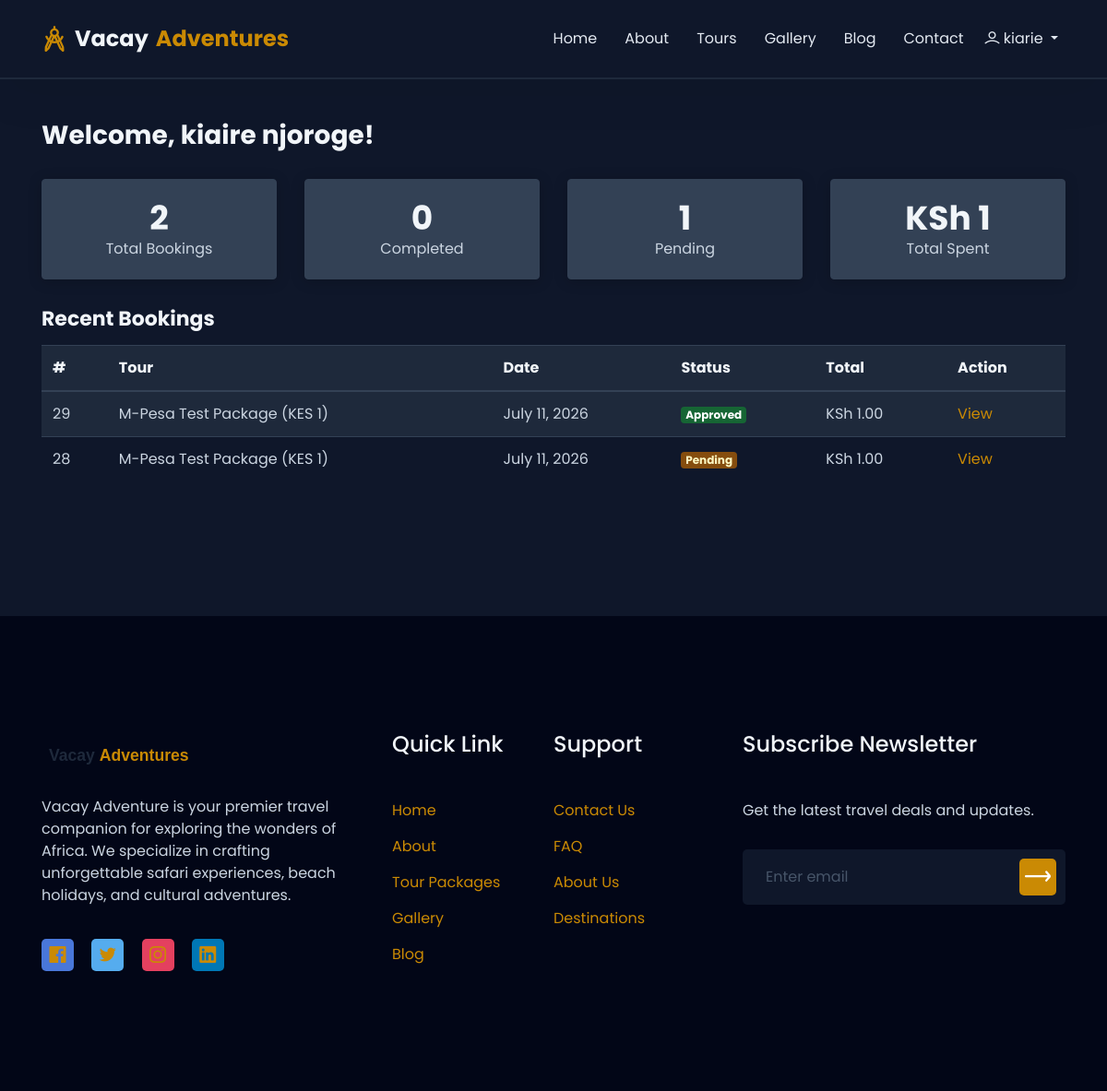
Before: /dashboard/ (signed in) with the older database file.
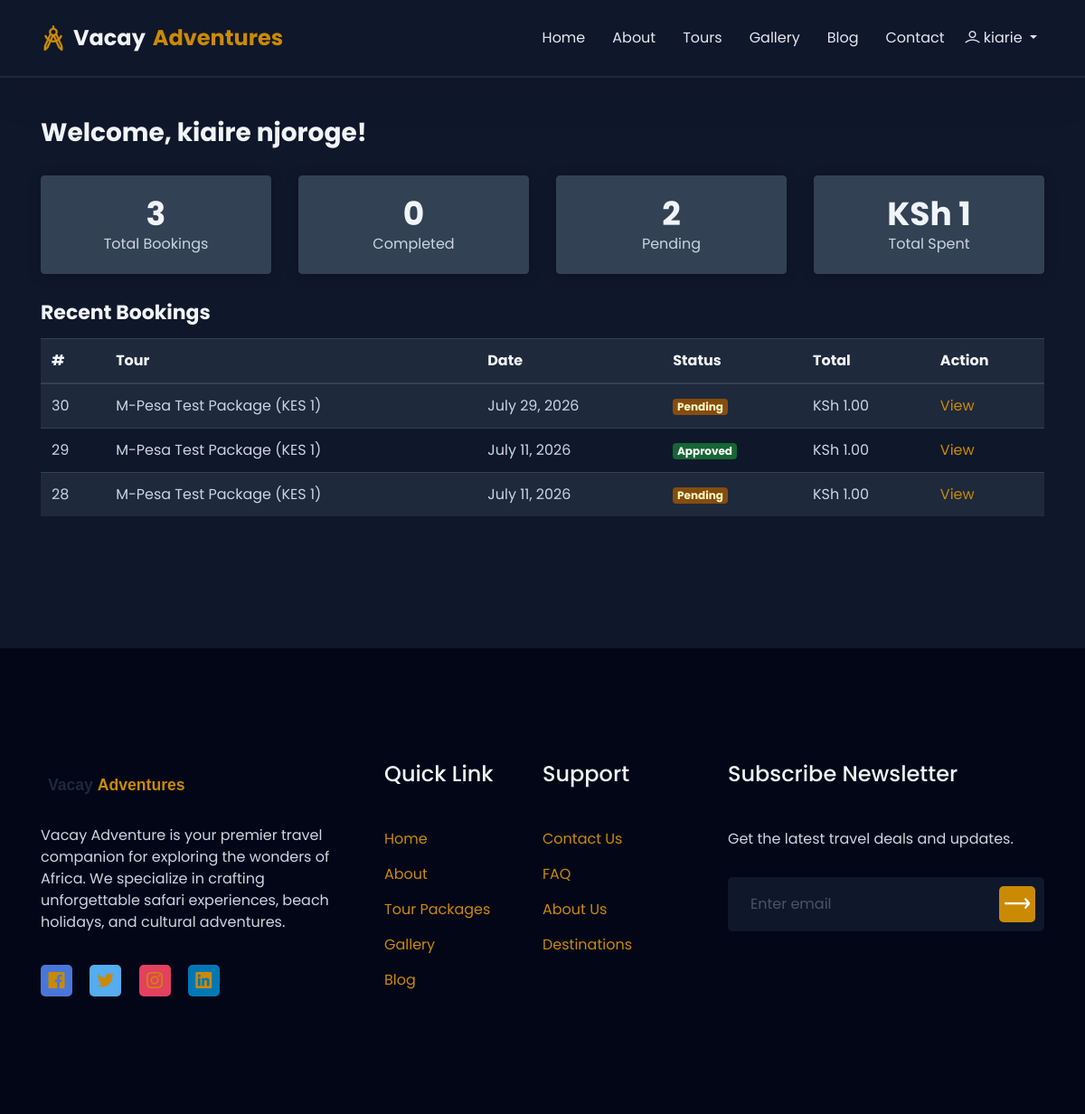
After: the same page with the newer database file.
### bookings/models.py (models this page shows, shortened)
class Booking(models.Model):
    STATUS_CHOICES = [
        ('pending', 'Pending'),
        ('approved', 'Approved'),
        ('cancelled', 'Cancelled'),
        ('completed', 'Completed'),
    ]
    user = models.ForeignKey(User, on_delete=models.CASCADE, related_name='bookings')
    tour = models.ForeignKey(TourPackage, on_delete=models.CASCADE, related_name='bookings')
    tour_date = models.ForeignKey(TourDate, on_delete=models.SET_NULL, null=True, blank=True, related_name='bookings')
    travel_date = models.DateField(blank=True, null=True)
    adults = models.IntegerField(default=1)
    children = models.IntegerField(default=0)
    special_requests = models.TextField(blank=True)
    total_price = models.DecimalField(max_digits=12, decimal_places=2)
    status = models.CharField(max_length=20, choices=STATUS_CHOICES, default='pending')
    booking_date = models.DateTimeField(auto_now_add=True)
    updated_at = models.DateTimeField(auto_now=True)
    class Meta:
        ordering = ['-booking_date']

### tours/models.py (models this page shows, shortened)
class TourPackage(models.Model):
    DIFFICULTY_CHOICES = [('easy', 'Easy'), ('moderate', 'Moderate'), ('challenging', 'Challenging')]
    CATEGORY_CHOICES = [
        ('safari', 'Safari'), ('beach', 'Beach'), ('cultural', 'Cultural'),
        ('adventure', 'Adventure'), ('wildlife', 'Wildlife'), ('luxury', 'Luxury'),
    ]
    STATUS_CHOICES = [('draft', 'Draft'), ('published', 'Published')]
    destination = models.ForeignKey(Destination, on_delete=models.SET_NULL, null=True, related_name='tours')
    title = models.CharField(max_length=300)
    slug = models.SlugField(unique=True, blank=True)
    description = models.TextField()
    duration_days = models.IntegerField()
    duration_nights = models.IntegerField(default=0)
    price = models.DecimalField(max_digits=12, decimal_places=2)
    discount_price = models.DecimalField(max_digits=12, decimal_places=2, blank=True, null=True)
    max_guests = models.IntegerField(default=20)
    available_seats = models.IntegerField(default=20)
    difficulty = models.CharField(max_length=20, choices=DIFFICULTY_CHOICES, default='moderate')
    category = models.CharField(max_length=50, choices=CATEGORY_CHOICES, default='safari')
    hotel = models.ForeignKey(Hotel, on_delete=models.SET_NULL, null=True, blank=True, related_name='tours')
    vehicle = models.ForeignKey(Vehicle, on_delete=models.SET_NULL, null=True, blank=True, related_name='tours')
    guide = models.ForeignKey(TourGuide, on_delete=models.SET_NULL, null=True, blank=True, related_name='tours')
    included_services = models.TextField(blank=True, help_text='List items separated by newline')
    excluded_services = models.TextField(blank=True, help_text='List items separated by newline')
    image = models.ImageField(upload_to='tours/', blank=True, null=True, help_text='Main tour image (shown in listings). Individual gallery images below.')
    meeting_point = models.CharField(max_length=500, blank=True)
    start_date = models.DateField(blank=True, null=True)
    end_date = models.DateField(blank=True, null=True)
    itinerary = models.TextField(blank=True, help_text='Day-by-day itinerary')
    status = models.CharField(max_length=20, choices=STATUS_CHOICES, default='published')
    is_featured = models.BooleanField(default=False)
    created_at = models.DateTimeField(auto_now_add=True)
    updated_at = models.DateTimeField(auto_now=True)
    class Meta:
        ordering = ['-created_at']

### core/models.py (models this page shows, shortened)
class SiteSetting(models.Model):
    site_name = models.CharField(max_length=200, default='Vacay Adventure')
    tagline = models.CharField(max_length=500, blank=True)
    logo = models.ImageField(upload_to='settings/', blank=True, null=True)
    favicon = models.ImageField(upload_to='settings/', blank=True, null=True)
    email = models.EmailField(blank=True)
    phone = models.CharField(max_length=20, blank=True)
    address = models.CharField(max_length=500, blank=True)
    facebook = models.URLField(blank=True)
    twitter = models.URLField(blank=True)
    instagram = models.URLField(blank=True)
    linkedin = models.URLField(blank=True)
    youtube = models.URLField(blank=True)
    about_short = models.TextField(blank=True)
    about_image = models.ImageField(upload_to='settings/', blank=True, null=True)
    trips_done = models.IntegerField(default=0)
    corporate_clients = models.IntegerField(default=0)
    visited_countries = models.IntegerField(default=0)
    team_members = models.IntegerField(default=0)
    hero_video_url = models.URLField(blank=True, help_text='Direct MP4 URL for the hero background video. Leave blank for default safari video.')
    created_at = models.DateTimeField(auto_now_add=True)
    updated_at = models.DateTimeField(auto_now=True)
    class Meta:
        verbose_name = 'Site Setting'
        verbose_name_plural = 'Site Settings'

### dashboard/views.py (the view)
# urls.py: path('', views.customer_dashboard, name='customer_dashboard'),
@login_required
def customer_dashboard(request):
    user = request.user
    bookings = Booking.objects.filter(user=user).order_by('-booking_date')[:10]
    booking_count = Booking.objects.filter(user=user).count()
    completed_bookings = Booking.objects.filter(user=user, status='completed').count()
    pending_bookings = Booking.objects.filter(user=user, status='pending').count()
    total_spent = Payment.objects.filter(booking__user=user, status='completed').aggregate(total=Sum('amount'))['total'] or 0
    context = {
        'bookings': bookings, 'booking_count': booking_count,
        'completed_bookings': completed_bookings, 'pending_bookings': pending_bookings,
        'total_spent': total_spent,
    }
    return render(request, 'dashboard/customer_dashboard.html', context)

### templates/dashboard/customer_dashboard.html (shortened to what this page needs)
{% extends 'base.html' %}
{% load static %}
{% block content %}
<section class="pt-130 pb-130">
    <div class="container">
        <h3 class="mb-30">Welcome, {{ user.get_full_name|default:user.username }}!</h3>
        <div class="row">
            <div class="col-lg-3 col-md-6">
                <div class="card text-center mb-30">
                    <div class="card-body">
                        <h2>{{ booking_count }}</h2>
                        <p>Total Bookings</p>
                    </div>
                </div>
            </div>
            <div class="col-lg-3 col-md-6">
                <div class="card text-center mb-30">
                    <div class="card-body">
                        <h2>{{ completed_bookings }}</h2>
                        <p>Completed</p>
                    </div>
                </div>
            </div>
            <div class="col-lg-3 col-md-6">
                <div class="card text-center mb-30">
                    <div class="card-body">
                        <h2>{{ pending_bookings }}</h2>
                        <p>Pending</p>
                    </div>
                </div>
            </div>
            <div class="col-lg-3 col-md-6">
                <div class="card text-center mb-30">
                    <div class="card-body">
                        <h2>KSh {{ total_spent }}</h2>
                        <p>Total Spent</p>
                    </div>
                </div>
            </div>
        </div>
        <div class="row">
            <div class="col-12">
                <h4>Recent Bookings</h4>
                {% if bookings %}
                <div class="table-responsive mt-15">
                    <table class="table table-striped">
                        <thead>
                            <tr>
                                <th>#</th>
                                <th>Tour</th>
                                <th>Date</th>
                                <th>Status</th>
                                <th>Total</th>
                                <th>Action</th>
                            </tr>
                        </thead>
                        <tbody>
                            {% for booking in bookings %}
                            <tr>
                                <td>{{ booking.id }}</td>
                                <td>{{ booking.tour.title }}</td>
                                <td>{{ booking.travel_date }}</td>
                                <td><span class="badge badge-{% if booking.status == 'approved' %}success{% elif booking.status == 'pending' %}warning{% else %}danger{% endif %}">{{ booking.get_status_display }}</span></td>
                                <td>KSh {{ booking.total_price }}</td>
                                <td><a href="{% url 'bookings:booking_detail' booking.id %}">View</a></td>
                            </tr>
                            {% empty %}
                            <tr><td colspan="6">No bookings yet.</td></tr>
                            {% endfor %}
                        </tbody>
                    </table>
                </div>
                {% else %}
                <p>No bookings yet. <a href="{% url 'tour_list' %}">Book a tour now!</a></p>
                {% endif %}
            </div>
        </div>
    </div>
</section>
{% endblock %}

### templates/includes/navbar.html (shortened to what this page needs)
{% load static %}
<section class="header_area">
    <div class="header_navbar">
        <div class="container">
            <div class="row">
                <div class="col-lg-12">
                    <nav class="navbar navbar-expand-lg">
                        <a class="navbar-brand" href="/" style="font-size:24px;font-weight:700;color:#1e293b;display:flex;align-items:center;gap:8px">
                            <i class="lni lni-compass" style="color:#ca8a04;font-size:28px"></i>
                            Vacay <span style="color:#ca8a04">Adventures</span>
                        </a>
                        <div class="collapse navbar-collapse sub-menu-bar" id="navbarSupportedContent">
                            <ul id="nav" class="navbar-nav ml-auto">
                                <li class="nav-item {% if request.path == '/' %}active{% endif %}">
                                    <a class="page-scroll" href="/">Home</a>
                                </li>
                                <li class="nav-item {% if '/about' in request.path %}active{% endif %}">
                                    <a class="page-scroll" href="/about/">About</a>
                                </li>
                                <li class="nav-item {% if '/tours' in request.path or '/destinations' in request.path %}active{% endif %}">
                                    <a class="page-scroll" href="/tours/">Tours</a>
                                </li>
                                <li class="nav-item {% if '/gallery' in request.path %}active{% endif %}">
                                    <a class="page-scroll" href="/gallery/">Gallery</a>
                                </li>
                                <li class="nav-item {% if '/blog' in request.path %}active{% endif %}">
                                    <a class="page-scroll" href="/blog/">Blog</a>
                                </li>
                                <li class="nav-item {% if '/contact' in request.path %}active{% endif %}">
                                    <a class="page-scroll" href="/contact/">Contact</a>
                                </li>
                                {% if user.is_authenticated %}
                                <li class="nav-item dropdown d-none d-lg-block">
                                    <a class="nav-link dropdown-toggle" href="#" id="userDropdown" role="button" data-toggle="dropdown" aria-haspopup="true" aria-expanded="false">
                                        <i class="lni lni-user"></i> {{ user.username }}
                                    </a>
                                </li>
                                {% else %}
                                <li class="nav-item">
                                    <a class="page-scroll" href="{% url 'accounts:login' %}" style="padding:30px 20px;color:#ca8a04;font-weight:600;display:inline-block;border:2px solid #ca8a04;border-radius:6px;line-height:1">Login</a>
                                </li>
                                {% endif %}
                            </ul>
                        </div>
                    </nav>
                </div>
            </div>
        </div>
    </div>
</section>

### templates/includes/footer.html (shortened to what this page needs)
{% load static %}
<section id="footer" class="footer_area">
    <div class="footer_widget pt-80 pb-130">
        <div class="container">
            <div class="row">
                <div class="col-lg-4 col-md-6 order-md-1 order-lg-1">
                    <div class="footer_about mt-50">
                        <a href="/">
                            {% if site_settings and site_settings.logo %}
                            <img src="{{ site_settings.logo.url }}" alt="{{ site_settings.site_name }}" height="40">
                            {% else %}
                            <img src="{% static 'images/logo.svg' %}" alt="Vacay Adventure" height="40">
                            {% endif %}
                        </a>
                        <p>{{ site_settings.about_short|default:'Explore the world with confidence. Vacay Adventure offers unforgettable travel experiences across Africa.' }}</p>
                        <ul class="social">
                            {% if site_settings.facebook %}<li><a class="social_1" href="{{ site_settings.facebook }}"><i class="lni lni-facebook-original"></i></a></li>{% endif %}
                            {% if site_settings.twitter %}<li><a class="social_2" href="{{ site_settings.twitter }}"><i class="lni lni-twitter-original"></i></a></li>{% endif %}
                            {% if site_settings.instagram %}<li><a class="social_3" href="{{ site_settings.instagram }}"><i class="lni lni-instagram-original"></i></a></li>{% endif %}
                            {% if site_settings.linkedin %}<li><a class="social_4" href="{{ site_settings.linkedin }}"><i class="lni lni-linkedin-original"></i></a></li>{% endif %}
                        </ul>
                    </div>
                </div>
                <div class="col-lg-4 col-md-12 order-md-3 order-lg-2">
                    <div class="footer_link_wrapper d-flex flex-wrap">
                        <div class="footer_link mt-45">
                            <h4 class="footer_title">Quick Link</h4>
                            <ul class="link">
                                <li><a href="/">Home</a></li>
                                <li><a href="/about/">About</a></li>
                                <li><a href="/tours/">Tour Packages</a></li>
                                <li><a href="/gallery/">Gallery</a></li>
                                <li><a href="/blog/">Blog</a></li>
                            </ul>
                        </div>
                        <div class="footer_link mt-45">
                            <h4 class="footer_title">Support</h4>
                            <ul class="link">
                                <li><a href="/contact/">Contact Us</a></li>
                                <li><a href="/faq/">FAQ</a></li>
                                <li><a href="/about/">About Us</a></li>
                                <li><a href="/destinations/">Destinations</a></li>
                            </ul>
                        </div>
                    </div>
                </div>
                <div class="col-lg-4 col-md-6 order-md-2 order-lg-3">
                    <div class="footer_subscribe mt-45">
                        <h4 class="footer_title">Subscribe Newsletter</h4>
                        <p>Get the latest travel deals and updates.</p>
                        <div class="subscribe_form">
                            <form action="{% url 'newsletter_subscribe' %}" method="POST">
                                <input type="email" name="email" placeholder="Enter email" required>
                                <button type="submit"><i class="lni lni-arrow-right"></i></button>
                            </form>
                        </div>
                    </div>
                </div>
            </div>
        </div>
    </div>
</section>

Changed rows visible on the page:
added Booking: id "30", tour "M-Pesa Test Package (KES 1)", travel_date "July 29, 2026", status "Pending", total_price "1.00"
Other visible differences:
{{ booking_count }}: "2" → "3"
{{ pending_bookings }}: "1" → "2"
